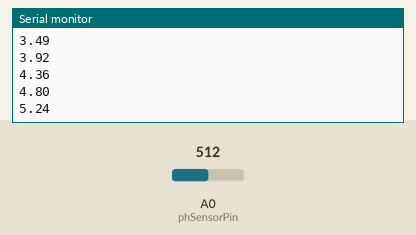
A sketch run on a simulated Arduino Uno, built with avr-gcc and run on an emulated ATmega328P. Shown: the last lines printed to the serial monitor. The test bench sets the inputs (shaded band); at power-on: A0 (phSensorPin) = 512.

Above: at 1.2 s.
1.3 s: A0 (phSensorPin) set to 716
At 1.32 s:
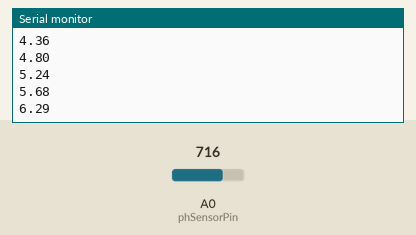
2.8 s: A0 (phSensorPin) set to 900
At 2.83 s:
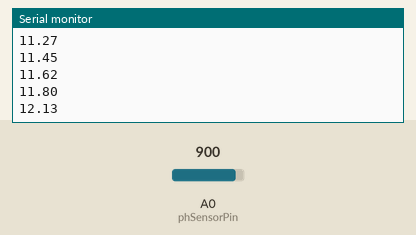
Timing chart, 0 to 5.8 s (numbered marks = the images above; inputs shaded):
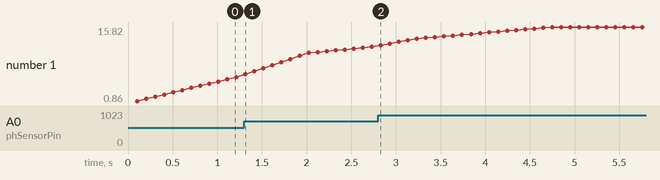

The sketch:

ph.ino
```cpp
/*
 * pH sensor test for the SEN0169 Analog pH Meter Pro from DFROBOT
 */

#define phSensorPin         A0    //pH meter Analog output to Arduino Analog Input 0
#define VREF                5.0
#define phOffset            0.42  //deviation compensate
#define phPrintInterval     100
#define phNoSamples         20    //times of collection

int phSamples[phNoSamples];       //Store the average value of the sensor feedback
int phSamplesIndex = 0;
float phTotal = 0;
float phAverage = 0;
float phValue, phVoltage;

void setup() {
  Serial.begin(115200);
  pinMode(phSensorPin, INPUT);

  // initialising all the readings to 0:
  for (int thisReading = 0; thisReading < phNoSamples; thisReading++) {
    phSamples[thisReading] = 0;
  }
}

void loop() {
  static unsigned long pHPrintTime = millis();
  if (millis() - pHPrintTime > phPrintInterval) {
    pH();
    Serial.println(phValue);
    pHPrintTime = millis();
  }
}

void pH() {
  // subtract the last reading/reset the array:
  phTotal = phTotal - phSamples[phSamplesIndex];
  // read from the sensor:
  phSamples[phSamplesIndex] = analogRead(phSensorPin);
  // add the reading to the total:
  phTotal = phTotal + phSamples[phSamplesIndex];
  // advance to the next position in the array:
  phSamplesIndex = phSamplesIndex + 1;

  // if the end of the array is reached
  if (phSamplesIndex >= phNoSamples) {
    phSamplesIndex = 0;
  }

  // calculate the average:
  phAverage = phTotal / phNoSamples;
  phVoltage = phAverage * VREF / 1023;
  phValue = 3.5 * phVoltage + phOffset;
}
```

Measured:
- after the input at 1.3 s, the serial monitor: prints a new line at once (image 1)
- after the input at 2.8 s, the serial monitor: prints a new line at once (image 2)
- plotted number 1: 5.68 → 11.8 after the input at 1.3 s, 11.8 → 15.82 after the input at 2.8 s
